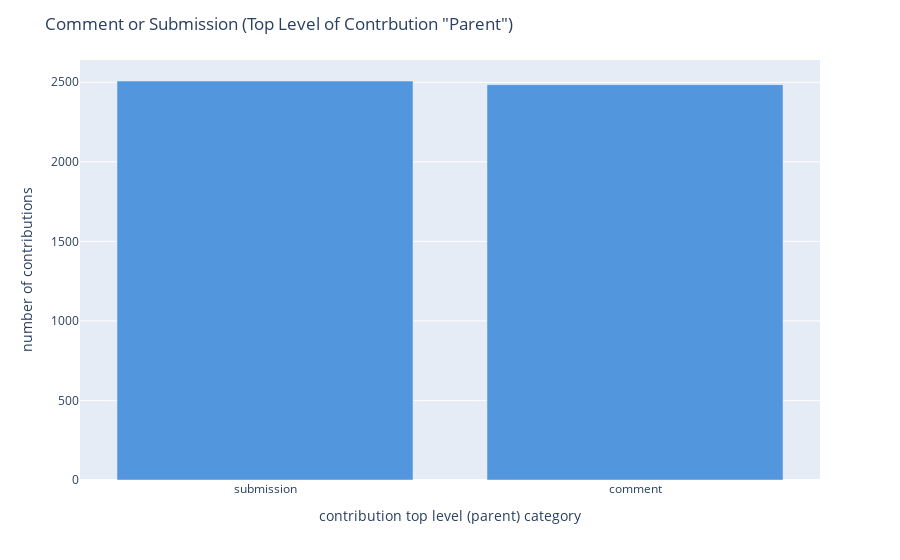

Write notebook code for a chart like this one.
### Markdown cell above
<a id='parent_comments'></a>
>>### The number of parent comments on submissions

### Code cell
px.bar(data_frame=df['top_level'].value_counts().to_frame().reset_index(),
       x="index", y="top_level").update_layout(title='Comment or Submission (Top Level of Contrbution "Parent")',
                   xaxis_title='contribution top level (parent) category',
                   yaxis_title='number of contributions').update_traces(marker_color='#5296dd')

### Figure 1 — Plotly figure (JSON) as saved in the notebook; plotly's stock layout.template omitted (floating-point values rounded to 4 significant figures)
{"data": [{"alignmentgroup": "True", "hovertemplate": "index=%{x}<br>top_level=%{y}<extra></extra>", "legendgroup": "", "marker": {"color": "#5296dd", "pattern": {"shape": ""}}, "name": "", "offsetgroup": "", "orientation": "v", "showlegend": false, "textposition": "auto", "type": "bar", "x": ["submission", "comment"], "xaxis": "x", "y": [2508, 2485], "yaxis": "y"}], "layout": {"barmode": "relative", "legend": {"tracegroupgap": 0}, "margin": {"t": 60}, "title": {"text": "Comment or Submission (Top Level of Contrbution \"Parent\")"}, "xaxis": {"anchor": "y", "domain": [0, 1], "title": {"text": "contribution top level (parent) category"}}, "yaxis": {"anchor": "x", "domain": [0, 1], "title": {"text": "number of contributions"}}}}
